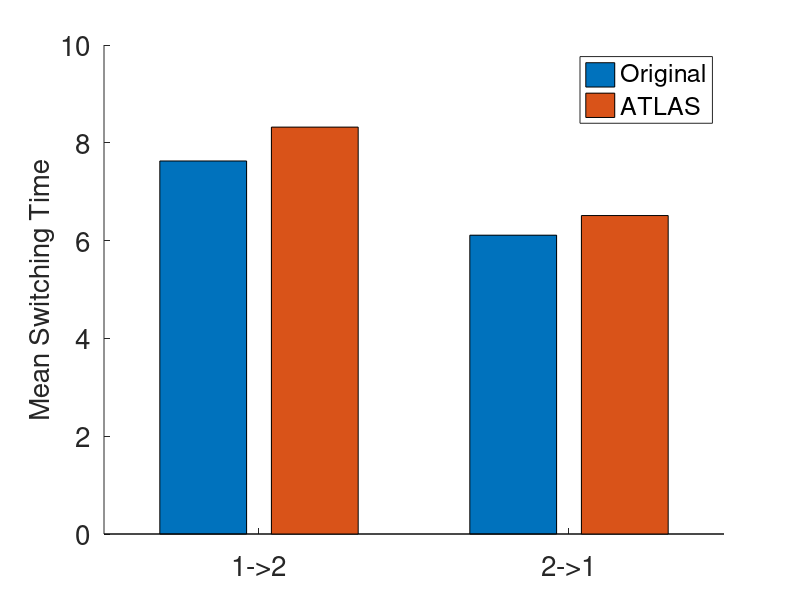

This figure's MATLAB source:
function makestats_tpaths1D()
%TODO: comments

%%%read in switch times from ATLAS
data = load('learned_tswitch.mat');
learned_switches = data.learned_switches;

%%% read in switch times from original simulator
data = load('original_tswitch.mat');
original_switches = data.original_switches;

num_regions = 2;
%%
fprintf('Original\n');
Tbar0 = MeanSwitchTimes(num_regions,original_switches);

fprintf('ATLAS:\n');
Tbar = MeanSwitchTimes(num_regions,learned_switches);

figure(2); clf; hold on;
bar([Tbar,Tbar0]);
xticks([1:6]);
xticklabels({'1->2','2->1'});
set(gca,'Fontsize',20);
ylabel('Mean Switching Time','Fontsize',20);
legend('Original','ATLAS');

end

function Tbar = MeanSwitchTimes(Nwell,Tswitch)
%TODO: comments

T = zeros(Nwell); % mean switch times between wells
for i = 1 : Nwell
    for j = 1 : Nwell
        if j ~= i
            ind = find(Tswitch(:,1) == i & Tswitch(:,2) == j);
            if ~isempty(ind)
                T(i,j) = mean(Tswitch(ind,3));
                fprintf('Mean switch time from well %d to well %d is %d, #switch = %d\n',i,j,T(i,j),length(ind));
            end
        end
    end
end
T = T';
Tbar = T(:);
Tbar([1 : Nwell + 1 : end]) = []; %delete diagonal entries
% Now Tbar must be
% 1-->2; 1-->3; 2-->1; 2-->3; 3-->1; 3-->2
end


